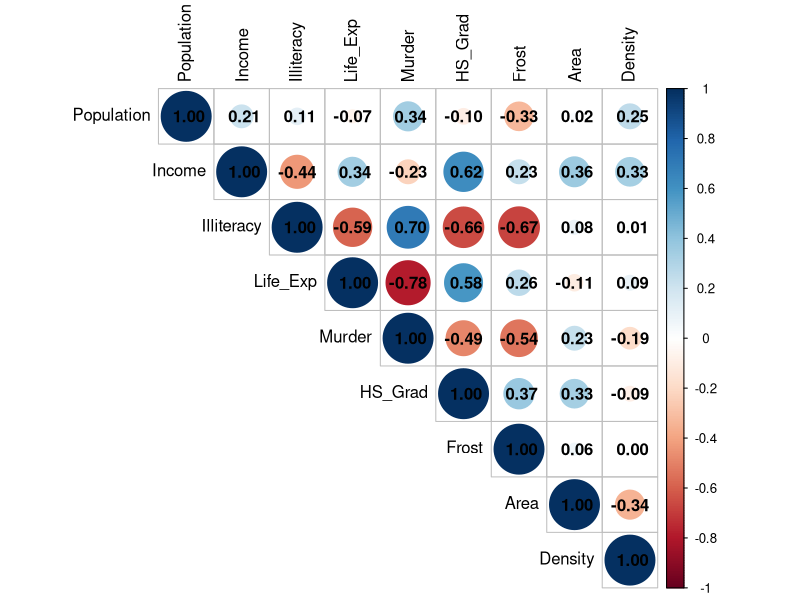
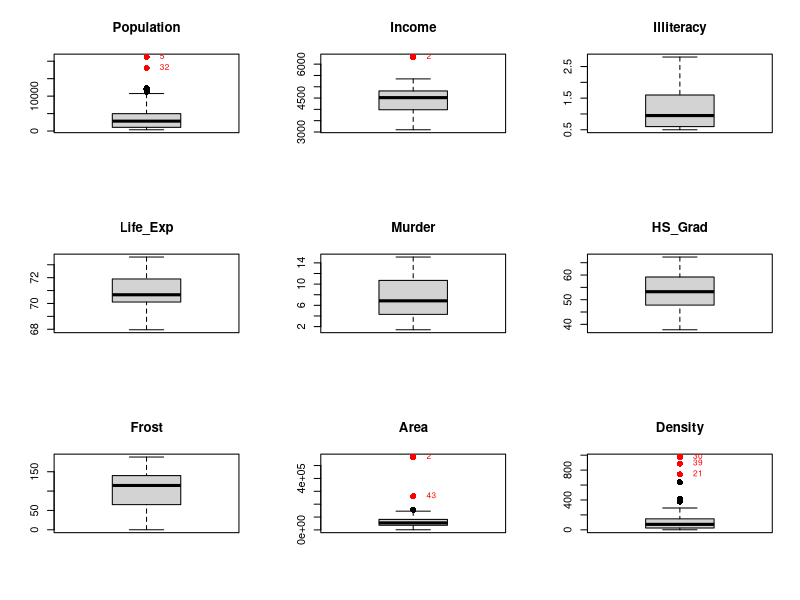
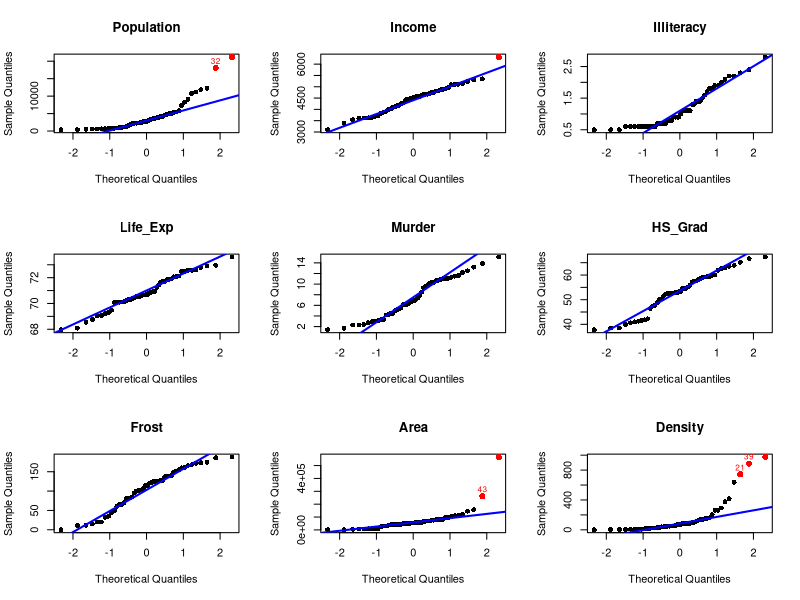
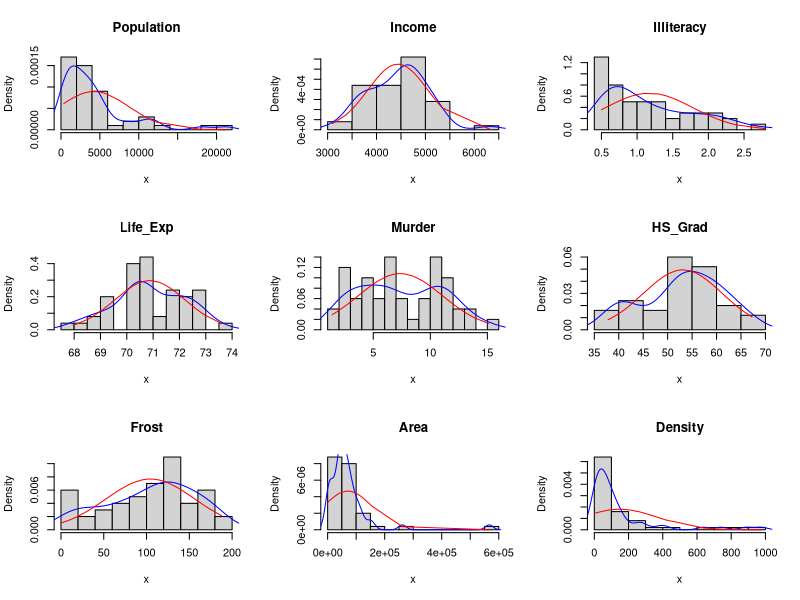

R code for these plots, in order: (Note: this script raises an error after producing the figures.)
# problem set 1
setwd("c:/Users/franc/Drive/francesco_caporali/university/multivariate_statistical_analysis/problem_sets/problem_set_1")
rm(list = ls())



# exercise 1
# 	state.x77 data, package dataset

st = as.data.frame(state.x77)
st[, 9] = st$Population * 1000 / st$Area
names(st)[c(4, 6, 9)] = c("Life_Exp", "HS_Grad", "Density")
lookup <- c("darkgreen",  "brown", "lightblue",  "magenta", "purple",
	"blue", "red", "lightgreen", "orange", "cyan")


# 1.1
cor_mat = round(cor(st), 2)
library(corrplot)
corrplot(cor_mat, type = "upper", method = "circle", tl.col = "black", addCoef.col = "black")

# not to insert
index_mat = function(x, n) {
	return(c((x - 1) %% n + 1, (x - 1) %/% n + 1))
}
sorted_cor = data.frame(
	index = order(cor_mat, decreasing = T, na.last = NA),
	value = sort(cor_mat, decreasing = T)
   )
n = nrow(cor_mat)
sorted_cor[, 3] = sapply(sorted_cor$index, index_mat, n = n)[1, ]
sorted_cor[, 4] = sapply(sorted_cor$index, index_mat, n = n)[2, ]
names(sorted_cor)[c(3, 4)] = c("index_row", "index_col")
sorted_cor = sorted_cor[, 2:4]
name_fun = function(n, names) {
	return(names[n])
}
sorted_cor[, 4] = sapply(sorted_cor$index_row, name_fun, names = names(st))
sorted_cor[, 5] = sapply(sorted_cor$index_col, name_fun, names = names(st))
sorted_cor = sorted_cor[, c(1, 4, 5)]
names(sorted_cor)[c(2, 3)] = c("name_row", "name_col")
sorted_cor


# 1.2
scale_st = round(scale(st), 3)
quant = c(qnorm(0.99), qnorm(0.9875))
mat_1 = which(abs(scale_st[, ]) > quant[1], arr.ind = T)
mat_2 = which(abs(scale_st[, ]) > quant[2], arr.ind = T)
mat_1
mat_2

n = nrow(st)
out_1 = c(5, 32, 2, 18, 21, 30, 39)
out_2 = 43
out_all = c(out_1, out_2)
# maybe colored matrix


# 1.3
mat_copy = mat_2
n = ncol(st)
par(mfrow = c(3, 3))
for (j in 1:n){
	b = boxplot(st[, j], main = names(st)[j], outpch = 16, outcex = 1.25)
	if (length(b$out > 0)) {
		for (i in match(b$out, st[, j])) {
			if (i %in% mat_copy[, 1] && j == mat_copy[match(i, mat_copy[, 1]), 2]) {
				mat_copy = mat_copy[-1, ]
				text(1, st[i, j], labels = as.character(i), pos = 4, cex = 0.75, offset = 1, col = "red")
				points(1, st[i, j], col = "red", pch = 16, cex = 1.25)
			}
		}
	}
}
mat_2 = mat_2[-match(18, out_all), ]
out_all = out_all[-match(18, out_all)]


# 1.4
par(mfrow = c(3, 3))
for (j in 1:n){
	x = st[, j]
	qqnorm(x, main = names(st)[j], pch = 16)
	qqline(x, col = "blue", lwd = 2)
	for (i in seq_len(dim(mat_2)[1])) {
		if (j == mat_2[i, 2]) {
			current_x = qnorm(ppoints(st[, j]))[match(mat_2[i, 1], order(st[, j]))]
			current_y = st[mat_2[i, 1], j]
			text(current_x, current_y,
				labels = as.character(mat_2[i, 1]),
				pos = 3, cex = 0.75, offset = 0.3, col = "red")
			points(current_x, current_y, col = "red", pch = 16, cex = 1.25)
		}
	}
}

par(mfrow = c(3, 3))
for (j in 1:n){
	x = st[, j]
	hist(x, probability = T, main = names(st)[j], breaks = 10)
	lines(density(x), col = "blue")
	lines(sort(x), dnorm(sort(x), mean(x), sd(x)), col = "red")
}

x = rep(0, 9)
for (j in 1:n){
	x[j] = shapiro.test(st[, j])$p.value
}
x = t(x)
shap_test = data.frame(round(x, 10))
rownames(shap_test) = names(st)
colnames(shap_test) = c("p.value")
shap_test

par(mfrow = c(2, 2))
index_out = unique(mat_2[, 2])
shap_test_out = rep(0, 4)
# population
j = 1
x = st[-c(5, 32), j]
qqnorm(x, main = names(st)[j], pch = 16)
qqline(x, col = "blue", lwd = 2)
shap_test_out[1] = shapiro.test(x)$p.value
# income
j = 2
x = st[-2, j]
qqnorm(x, main = names(st)[j], pch = 16)
qqline(x, col = "blue", lwd = 2)
shap_test_out[2] = shapiro.test(x)$p.value
# area
j = 8
x = st[-c(2, 43), j]
qqnorm(x, main = names(st)[j], pch = 16)
qqline(x, col = "blue", lwd = 2)
shap_test_out[3] = shapiro.test(x)$p.value
# density
j = 9
x = st[-c(21, 30, 39), j]
qqnorm(x, main = names(st)[j], pch = 16)
qqline(x, col = "blue", lwd = 2)
shap_test_out[4] = shapiro.test(x)$p.value
# all: shap_test
shap_test_out = data.frame(round(shap_test_out, 10))
rownames(shap_test_out) = names(st)[index_out]
colnames(shap_test_out) = c("p.value")
shap_test_out


# 1.5
par(mfrow = c(1, 1))
col_index = rep("black", nrow(st))
col_index[out_all] = lookup[seq_along(out_all)]
plot(st[, 8], st[, 1], pch = 16, xlab = names(st)[8], ylab = names(st)[1], main = "scatterplot", col = col_index)
for (j in out_all){
	text(st[j, 8], st[j, 1], as.character(j), pos = 4, col = col_index[j])
}


# 1.6
d = mahalanobis(st, center = colMeans(st), cov = var(st))
plot(qchisq(ppoints(d), df = ncol(st)), sort(d), main = "chisquared Q-Q plot of mahalanobis distance",
	xlab = "theoretical quantiles", ylab = "sample quantiles", pch = 16)
abline(0, 1, col = "red")
for (i in out_all){
	current_x = qchisq(ppoints(d)[match(i, order(d))], df = ncol(st))
	current_y = d[i]
	text(current_x, current_y, labels = as.character(i), pos = 3, cex = 0.75, offset = 0.3, col = col_index[i])
	points(current_x, current_y, col = col_index[i], pch = 16, cex = 1.25)
}


# 1.7
label_out = rep("", nrow(st))
label_out[out_all] = as.character(out_all)
plot(d, pch = 16, xlab = "index", ylab = "squared mahalanobis distance",
	main = "multivariate outliers", col = col_index)
text(seq_len(nrow(st)), d, labels = label_out, pos = 3, cex = 0.75, offset = 0.3, col = col_index)
text(11, d[11], labels = "11", pos = 3, cex = 0.75, offset = 0.3)
abline(h = qchisq(0.95, df = ncol(st)), lty = 2, col = "red")
alpha_data = (nrow(st) - 0.5) / nrow(st)
abline(h = qchisq(alpha_data, df = ncol(st)), lty = 2, col = "blue")
legend(x = "topright", legend = c("0.95", round(alpha_data, 3)),
	col = c("red", "blue"), lty = 2, title = "chi-squared quantile")



# exercise 2


# 2.5
c = sqrt(qchisq(0.95, df = 2))

rho = 0.2
mu_y = 1 / 5 * c(1, 9)
sigma_y = 6 / 25 * matrix(c(4, 1, 1, 4), nrow = 2)
eig = eigen(sigma_y, symmetric = T)

library(ellipse)
plot(ellipse(x = sigma_y, centre = mu_y, level = 0.95), type = "l", lwd = 1.5,
	xlab = expression("y"[1]), ylab = expression("y"[2]),
	main = expression(paste("contour plot of the density of Y (", rho, " = 0.2)")),
	cex.main = 1,
	asp = 1, xlim = c(-4, 4), ylim = c(-2, 6))
b = -eig$vectors[1, 2] / eig$vectors[2, 2]
a = -b * mu_y[1] + mu_y[2]
abline(a, b, lwd = 1.5, lty = 2)
d = -eig$vectors[1, 1] / eig$vectors[2, 1]
c = -d * mu_y[1] + mu_y[2]
abline(c, d, lwd = 1.5, lty = 2)
points(mu_y[1], mu_y[2], col = "red", pch = 16)



# exercise 3
# 	nutritional.txt data

nutritional = read.table("data/nutritional.txt")
nutritional_start = nutritional


# 3.1
nutritional = nutritional[, -6] / nutritional[, 6]
head(round(nutritional, 3))

nt = scale(nutritional)
nt_pca = prcomp(nt)
nt_pca$rotation


# 3.2
summary(nt_pca)
nt_sum = as.data.frame(summary(nt_pca)$importance)[-1, ]
nt_sum

par(mfrow = c(1, 2), cex.axis = 0.75, cex.lab = 0.75, cex.names = 0.75)
x = as.matrix(nt_sum[1, ])
colnames(x) = 1:6
bp = barplot(x, ylim = c(0, 0.55),
	xlab = "Dimensions", ylab = "Percentage of explained variances",
	col = "lightblue")
lines(bp, as.matrix(nt_sum[1, ]), type = "b", pch = 16, lwd = 1.5, cex = 0.75)
text(bp, as.matrix(nt_sum[1, ]),
	labels = paste0(round(as.matrix(nt_sum[1, ]) * 100, 1), "%"), pos = 3, cex = 0.75, offset = 0.5)
plot(cumsum(nt_pca$sdev^2) / sum(nt_pca$sdev^2), type = "b",
	xlab = "Dimensions", ylab = "Cumulative Proportion", pch = 16, cex = 0.75)
abline(h = 0.8, col = "blue", lty = 2)

screeplot(nt_pca, type = "l", main = "screeplot", pch = 16)
abline(h = 1, col = "red", lty = 2)


# 3.3
corrplot(t(round(nt_pca$rotation[, 1:2], 2)), method = "circle", tl.col = "black", addCoef.col = "black")

par(mfrow = c(1, 1))
plot(nt_pca$x[, 1], nt_pca$x[, 2], xlim = c(-9, 9), ylim = c(-11, 11), pch = 16, cex = 0.75,
	xlab = "PC1", ylab = "PC2")
abline(h = 0, col = "black", lty = 2)
abline(v = 0, col = "black", lty = 2)

# 3.4
par(mfrow = c(1, 3))
for (j in 1:3) {
	if (j == 1)
		boxplot(nt_pca$x[, j], main = paste0("PC", j), outpch = 16, outcex = 1.25, ylim = c(-8.5, 1.5))
	else
		boxplot(nt_pca$x[, j], main = paste0("PC", j), outpch = 16, outcex = 1.25)
	if (j == 1) {
		points(rep(1, 3), nt_pca$x[c(32, 286, 411), j], col = "red", cex = 1.25, pch = 16)
		text(1, nt_pca$x[c(32), j], label = c("32-33"), pos = 4, cex = 1, offset = 1, col = "red")
		text(1, nt_pca$x[c(286), j], label = c("286-287"), pos = 2, cex = 1, offset = 1, col = "red")
		text(1, nt_pca$x[c(411), j], label = c("411-412"), pos = 1, cex = 1, offset = 1, col = "red")
	}
	if (j == 2) {
		points(rep(1, 2), nt_pca$x[c(49, 866), j], col = "red", cex = 1.25, pch = 16)
		text(rep(1, 2), nt_pca$x[c(49, 866), j], label = c("49", "866"), pos = 4, cex = 1, offset = 1, col = "red")
	}
	if (j == 3) {
		points(rep(1, 2), nt_pca$x[c(84, 866), j], col = "red", cex = 1.25, pch = 16)
		text(rep(1, 2), nt_pca$x[c(84, 866), j], label = c("84", "866"), pos = 4, cex = 1, offset = 1, col = "red")
	}
}

# not to insert
a = 0.999998
scale_pc1 = scale(nt_pca$x[, 1])
univ_out_1 = which(abs(scale_pc1) > qnorm(a), arr.ind = T)
univ_out_1
a = 0.9999
scale_pc23 = scale(nt_pca$x[, 1:3])
univ_out_23 = which(abs(scale_pc23) > qnorm(a), arr.ind = T)
univ_out_23

nt = as.data.frame(nt)
min_mean_max = as.data.frame(round(matrix(c(sapply(nt, min),
	sapply(nt, mean), sapply(nt, max)),
	byrow = T, nrow = 3), 3))
colnames(min_mean_max) = colnames(nt)
rownames(min_mean_max) = c("min", "mean", "max")
min_mean_max

out_all = c(32, 33, 286, 287, 411, 412, 49, 866, 84)
univ_out = round(nt[out_all, ], 3)
univ_out


# 3.5
library(scatterplot3d)
par(mfrow = c(1, 1))
color_out = rep("gray35", dim(nt)[1])
label_out = rep("", dim(nt)[1])
color_out[out_all] = "red"
label_out[c(32, 286, 411, 49, 866, 84)] = c("32-33", "286-287", "411-412", "49", "866", "84")
plot3d = scatterplot3d(nt_pca$x[, 1], nt_pca$x[, 2], nt_pca$x[, 3], angle = 50,
	pch = 16, color = color_out, xlab = "PC1", ylab = "PC2", zlab = "PC3")
plot3d_coords = plot3d$xyz.convert(nt_pca$x[, 1], nt_pca$x[, 2], nt_pca$x[, 3])
text(plot3d_coords$x[-c(286, 411)],	plot3d_coords$y[-c(286, 411)],
	labels = label_out[-c(286, 411)], cex = .5, pos = 4, col = "red")
text(plot3d_coords$x[286],	plot3d_coords$y[286],
	labels = label_out[286], cex = .5, pos = 3, col = "red")
text(plot3d_coords$x[411],	plot3d_coords$y[411],
	labels = label_out[411], cex = .5, pos = 2, col = "red")

# not to insert
# library(rgl)
# par(mfrow = c(1, 1))
# color_out = rep("gray35", dim(nt)[1])
# color_out[out_all] = "red"
# plot3d(nt_pca$x[, 1], nt_pca$x[, 2], nt_pca$x[, 3], angle = 55,
#	pch = 16, size = 8, col = color_out, xlab = "PC1", ylab = "PC2", zlab = "PC3")


# 3.6
pc1_3 = nt_pca$x[, 1:3]
d = mahalanobis(pc1_3, center = colMeans(pc1_3), cov = var(pc1_3))
plot(qchisq(ppoints(d), df = ncol(pc1_3)), sort(d),
	 xlab = "theoretical quantiles", ylab = "sample quantiles", pch = 16, ylim = c(0, 140))
abline(0, 1, col = "blue")
pos_out_all = c(2, 1, 3, 1, 3, 1, 3, 3, 3)
for (i in out_all){
	current_x = qchisq(ppoints(d)[match(i, order(d))], df = ncol(pc1_3))
	current_y = d[i]
	text(current_x, current_y, labels = as.character(i),
		pos = pos_out_all[match(i, out_all)], cex = 0.6, offset = 0.3, col = color_out[i])
	points(current_x, current_y, col = color_out[i], pch = 16, cex = 1.25)
}

pc1_3_out = pc1_3[-out_all, ]
d_out = mahalanobis(pc1_3_out, center = colMeans(pc1_3_out), cov = var(pc1_3_out))
plot(qchisq(ppoints(d_out), df = ncol(pc1_3_out)), sort(d_out),
	 xlab = "theoretical quantiles", ylab = "sample quantiles", pch = 16, ylim = c(0, 10), xlim = c(0, 12))
abline(0, 1, col = "blue")


# 3.7
color_out = rep("black", dim(nt)[1])
label_out = rep("", dim(nt)[1])
color_out[out_all] = "red"
label_out[c(32, 286, 411, 49, 866, 84)] = c("32-33", "286-287", "411-412", "49", "866", "84")
plot(d, pch = 16, xlab = "index", ylab = "squared mahalanobis distance",
	col = color_out, ylim = c(0, 140))
text(seq_len(nrow(pc1_3)), d, labels = label_out, pos = 3, cex = 0.75, offset = 0.3, col = color_out)
abline(h = qchisq(0.95, df = ncol(pc1_3)), lty = 2, col = "red")
alpha_data = (nrow(pc1_3) - 0.5) / nrow(pc1_3)
abline(h = qchisq(alpha_data, df = ncol(pc1_3)), lty = 2, col = "blue")
legend(x = "topleft", legend = c("0.95", round(alpha_data, 3)),
	col = c("red", "blue"), lty = 2, title = "chi-squared quantile")

out_all = c(49, 84, 866)
color_out = rep("black", dim(nt)[1])
label_out = rep("", dim(nt)[1])
color_out[out_all] = "red"
label_out[out_all] = c("49", "84", "866")
out_2 = c(439, 429, 440, 438)
color_out[out_2] = rgb(171 / 255, 248 / 255, 228 / 255)
d = mahalanobis(nt, center = colMeans(nt), cov = var(nt))
plot(d, pch = 16, xlab = "index", ylab = "squared mahalanobis distance",
	col = color_out, ylim = c(0, 410))
text(seq_len(nrow(nt)), d, labels = label_out, pos = 3, cex = 0.75, offset = 0.3, col = color_out)
abline(h = qchisq(0.95, df = ncol(nt)), lty = 2, col = "red")
alpha_data = (nrow(nt) - 0.5) / nrow(nt)
abline(h = qchisq(alpha_data, df = ncol(nt)), lty = 2, col = "blue")
legend(x = "topleft", legend = c("0.95", round(alpha_data, 3)),
	col = c("red", "blue"), lty = 2, title = "chi-squared quantile")
